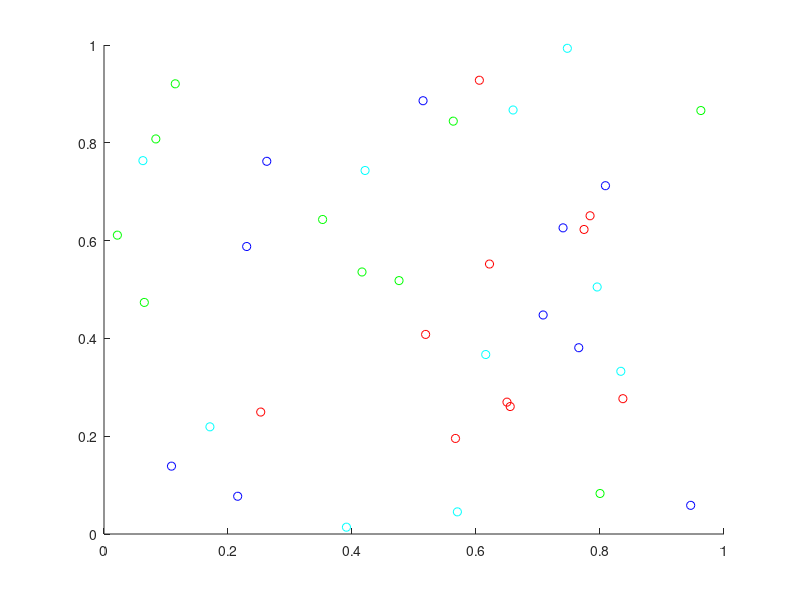

Reproduce this figure in MATLAB. (Note: this script raises an error after producing the figure.)
plot(1:10)
hold on
plot(11:20)
hold off

x = rand(2,10);
scatter(x(1,:),x(2,:),'r');
hold on
x = rand(2,10);
scatter(x(1,:),x(2,:),'g');
hold on
x = rand(2,10);
scatter(x(1,:),x(2,:),'b');
hold on
x = rand(2,10);
scatter(x(1,:),x(2,:),'c');

x = -3:0.1:3;
y1 = sin(x);
y2 = cos(x);
y3 = tan(x);
y4 = 1. / cos(x);
figure
subplot(2,2,1)
plot(x,y1)
title('Subplot 1')
subplot(2,2,2)
plot(x,y2)
title('Subplot 2')
subplot(2,2,3)
plot(x,y3)
title('Subplot 3')
subplot(2,2,4)
plot(x,y4)
title('Subplot 4')